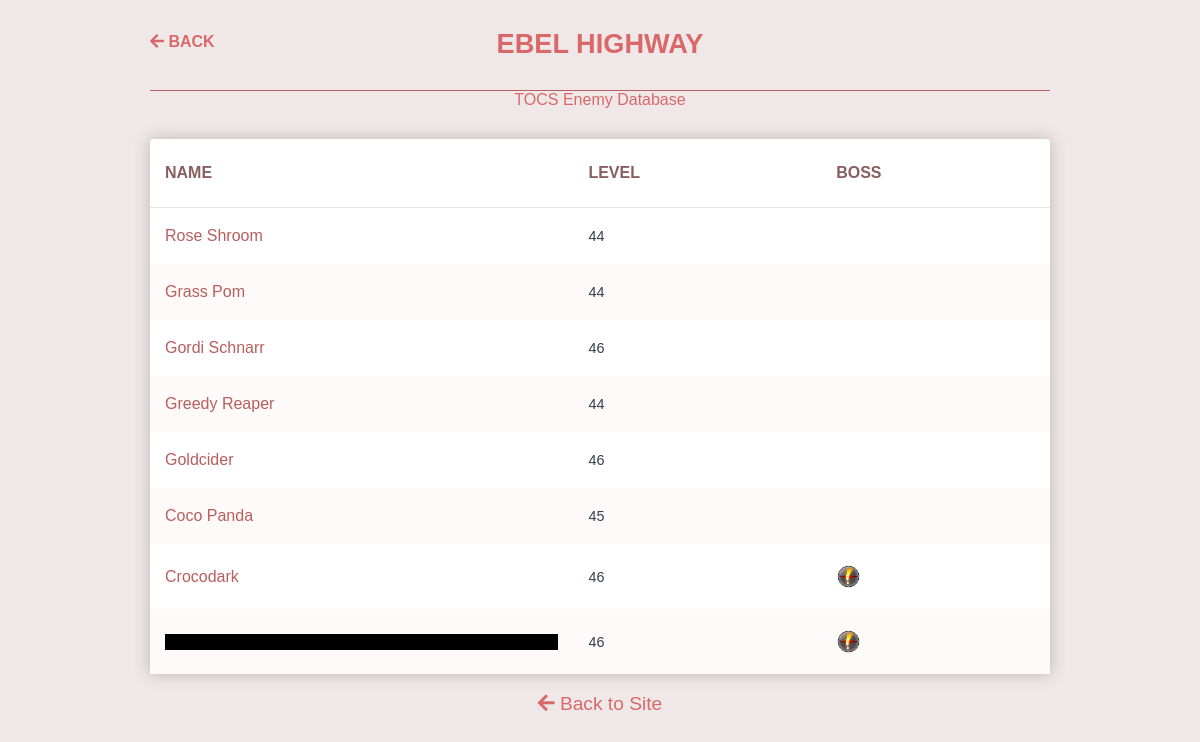
Page /tocs/Ebel Highway/ on the committed database.
### tocs_database/models.py (models this page shows, shortened)
class Location(models.Model):
    name = models.CharField(max_length=50, help_text='Locations with enemies', unique=True)
    dates = models.DateField(help_text='Enter First Ingame date that player visits Location')
    high_elements = models.BooleanField(default=False)
    class Meta:
        ordering = ['dates']

class Enemy(models.Model):
    boss = models.BooleanField(default=False)
    spoiler = models.BooleanField(default=False)
    boss_notes = models.TextField(max_length=2000, blank=True, help_text='Enter notes or advice on fight.')
    name = models.CharField(max_length=50, help_text='Enter enemy name/title')
    profile_pic = models.ImageField(upload_to='', null=True)
    location = models.ForeignKey('Location', on_delete=models.RESTRICT)
    level = models.IntegerField(help_text= 'Enter enemy Level')
    HP = models.IntegerField()
    EXP = models.IntegerField()
    STR = models.IntegerField()
    DEF = models.IntegerField()
    ATS = models.IntegerField()
    ADF = models.IntegerField()
    SPD = models.IntegerField()
    bio = models.TextField(help_text='Enter enemy biography')
    earth_efficacy = models.IntegerField(default=100)
    water_efficacy = models.IntegerField(default=100)
    fire_efficacy = models.IntegerField(default=100)
    wind_efficacy = models.IntegerField(default=100)
    time_efficacy = models.IntegerField(null=True, blank=True)
    space_efficacy = models.IntegerField(null=True, blank=True)
    mirage_efficacy = models.IntegerField(null=True, blank=True)
    skills = models.ManyToManyField('Skill', help_text='Enemy skills', blank=True)
    earth_sepith = models.IntegerField(default=0)
    water_sepith = models.IntegerField(default=0)
    fire_sepith = models.IntegerField(default=0)
    wind_sepith = models.IntegerField(default=0)
    time_sepith = models.IntegerField(default=0)
    space_sepith = models.IntegerField(default=0)
    mirage_sepith = models.IntegerField(default=0)
    mass_sepith = models.IntegerField(default=0)
    items = models.ManyToManyField('ItemDrop', help_text='Item Drops for enemy')
    efficacy = (
        ('0', '0'),
        ('1', '1'),
        ('2', '2'),
        ('3', '3'),
        ('4', '4'),
        ('5', '5'),
    )
    slash = models.CharField(choices=efficacy, default='1', max_length=10)
    thrust = models.CharField(choices=efficacy, default='1', max_length=10)
    pierce = models.CharField(choices=efficacy, default='1', max_length=10)
    strike = models.CharField(choices=efficacy, default='1', max_length=10)
    poison_efficacy = models.IntegerField(default=100)
    seal_efficacy = models.IntegerField(default=100)
    mute_efficacy = models.IntegerField(default=100)
    blind_efficacy = models.IntegerField(default=100)
    sleep_efficacy = models.IntegerField(default=100)
    burn_efficacy = models.IntegerField(default=100)
    freeze_efficacy = models.IntegerField(default=100)
    petrify_efficacy = models.IntegerField(default=100)
    faint_efficacy = models.IntegerField(default=100)
    confuse_efficacy = models.IntegerField(default=100)
    deathblow_efficacy = models.IntegerField(default=100)
    nightmare_efficacy = models.IntegerField(default=100)
    at_delay_efficacy = models.IntegerField(default=100)
    vanish_efficacy = models.IntegerField(default=100)
    s_down_efficacy = models.IntegerField(default=100)

### tocs_database/views.py (the view)
# urls.py: path('<str:location_name>/', views.location_view)
def location_view(request, location_name):
    location = get_object_or_404(Location, name=location_name)
    enemies_in_location = Enemy.objects.all()
    context = {'enemy': enemies_in_location, 'location': location, 'title':f'{location_name} Area Profile'}
    return render(request, 'locations.html', context)

### tocs_database/templates/locations.html (shortened to what this page needs)
{% extends 'layout.html' %}
{% load static %}
{% block extra_css %}
    <link rel="stylesheet" href="{% static 'css/users.css' %}" type="text/css" />
    <link rel="stylesheet" href="{% static 'css/get.css' %}" type="text/css" />
{% endblock %}
{% block content %}
    <div class="viewport">
        <header>
           <h1 class="page-title"> {{ location.name }} </h1>
           <a href="/tocs/" class="back-button"><i class="fas fa-arrow-left"></i> Back</a>
        </header>
        <a href="/tocs/">TOCS Enemy Database</a>
        <div class="users-container">
                    <table class="users-table">
                        <thead>
                        <tr>
                            <th>Name</th>
                            <th>Level</th>
                            <th>Boss</th>
                        </tr>
                        </thead>
                        <tbody>
                        {% for monster in enemy %}
                        {% if location.name == monster.location.name %}
                        <tr>
                            {% if monster.spoiler %}
                            <td class="user-name"><a href="/tocs/{{ monster.location.name }}/{{ monster.name }}"><span class="spoiler">{{ monster.name }}</span></a></td>
                            {% else %}
                            <td class="user-name"><a href="/tocs/{{ monster.location.name }}/{{ monster.name }}"><span>{{ monster.name }}</span></a></td>
                            {% endif %}
                            <td class="user-location"><span>{{ monster.level }}</span></td>
                            <td colspan="2" style="white-space:nowrap"><span class="icon" title="Boss Icon">
                            {% if monster.boss %}
                                <img alt="Critical.png" src="{% static 'images/Critical.png' %}" decoding="async" width="25" height="25" style="margin-left: auto; margin-right: auto;vertical-align: text-top;"></span></td>
                            {% endif %}
                        </tr>
                        {% endif %}
                        {% endfor %}
                        </tbody>
                    </table>
        </div>
        <p>
        <a href="/index" class="back-to-users" style="padding-bottom: 20px;"><i class="fas fa-arrow-left"></i> <span>Back to Site</span></a>
        </p>
    </div>
{% endblock %}

### tocs_database/static/css/styles.css (style rules this page uses)
html { height: 100%; }
body { display: flex; justify-content: space-between; height: 100%; margin: 0; background: #60000017; font-family: proxima-nova, sans-serif; text-align: center; }
.viewport { width: 100%; }
.page-title { margin: 20px 0 3px; color: #d96969; font-family: proxima-nova, sans-serif; font-size: 1.7em; line-height: 1; text-transform: uppercase; }
p { color: #5f6988; font-size: 1.2em; }
a { color: #d96969; font-weight: 500; text-decoration: none; transition: all .2s ease; }

### tocs_database/static/css/header.css (style rules this page uses)
header { max-width: 900px; margin: 0 auto; position: relative; padding: 30px 0; border-bottom: 1px solid #b86061; }
.page-title { margin: 0 auto; }
.back-button { position: absolute; top: 0; bottom: 0; left: 0; margin: auto; color: #d96969; font-size: 1em; font-weight: bold; text-transform: uppercase; height: 25px; }

### tocs_database/static/css/users.css (style rules this page uses)
.users-container { width: 900px; max-width: 100%; height: fit-content; margin: 30px auto 0; overflow: hidden; box-shadow: 0 0 15px rgba(64, 66, 72, 0.3); }
.spoiler { color: black; background-color:black; transition-property: background-color, color; transition-duration: 0.2s; }
tr td:first-of-type, tr th:first-of-type { min-width: unset; }
.users-table tr:nth-child(even) { background: #fefafa; }
.users-table td { padding: 20px 15px; line-height: 1; min-width: unset; }
.users-table th { min-width: unset; padding: 25px 15px; }
.user-name span { font-size: 1em; }
.user-name a { color: #b75e5e; }

### tocs_database/static/css/get.css (style rules this page uses)
table { width: 100%; border-radius: 4px; background: white; box-shadow: 0 0 15px rgba(64, 66, 72, 0.3); color: #353f4a; border-spacing: 0; }
table td { min-width: 141px; padding: 8px 15px; overflow: hidden; text-align: left; text-overflow: ellipsis; white-space: nowrap; }
table td span { display: block; max-width: 840px; overflow: hidden; font-size: .9em; text-overflow: ellipsis; white-space: nowrap; }
table th { min-width: 141px; padding: 20px 15px; border-bottom: 1px solid #e6e6e6; color: #885e5e; font-weight: 600; text-align: left; text-transform: uppercase; }

### rows in the picture
Location: name "EBEL HIGHWAY"
Enemy: name "Rose Shroom", level "44"
Enemy: name "Grass Pom", level "44"
Enemy: name "Gordi Schnarr", level "46"
Enemy: name "Greedy Reaper", level "44"
Enemy: name "Goldcider", level "46"
Enemy: name "Coco Panda", level "45"
Enemy: name "Crocodark", level "46", boss True (drawn)
Enemy: level "46", boss True (drawn)
